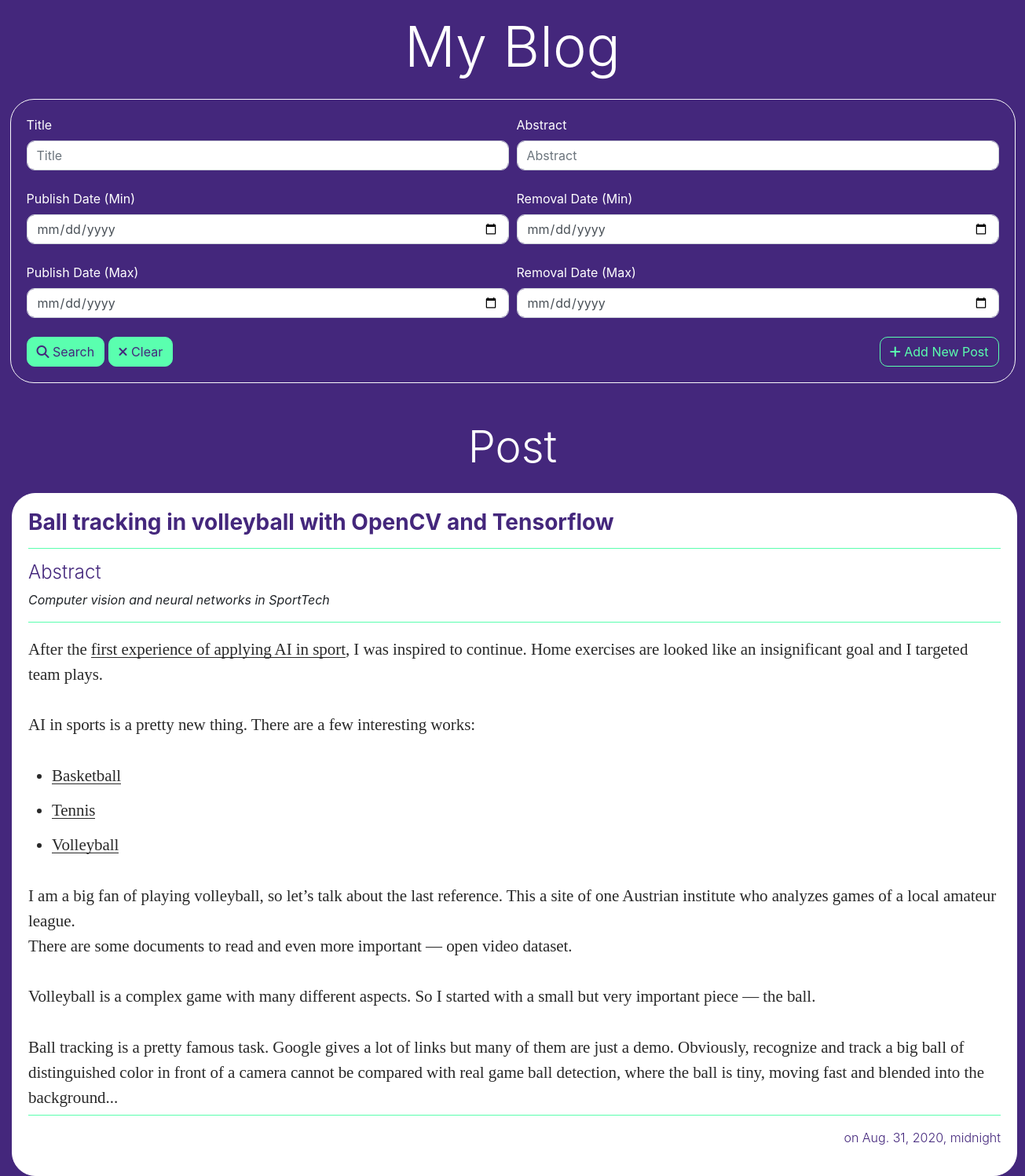
Page /blogs/2/ on the earlier database version.
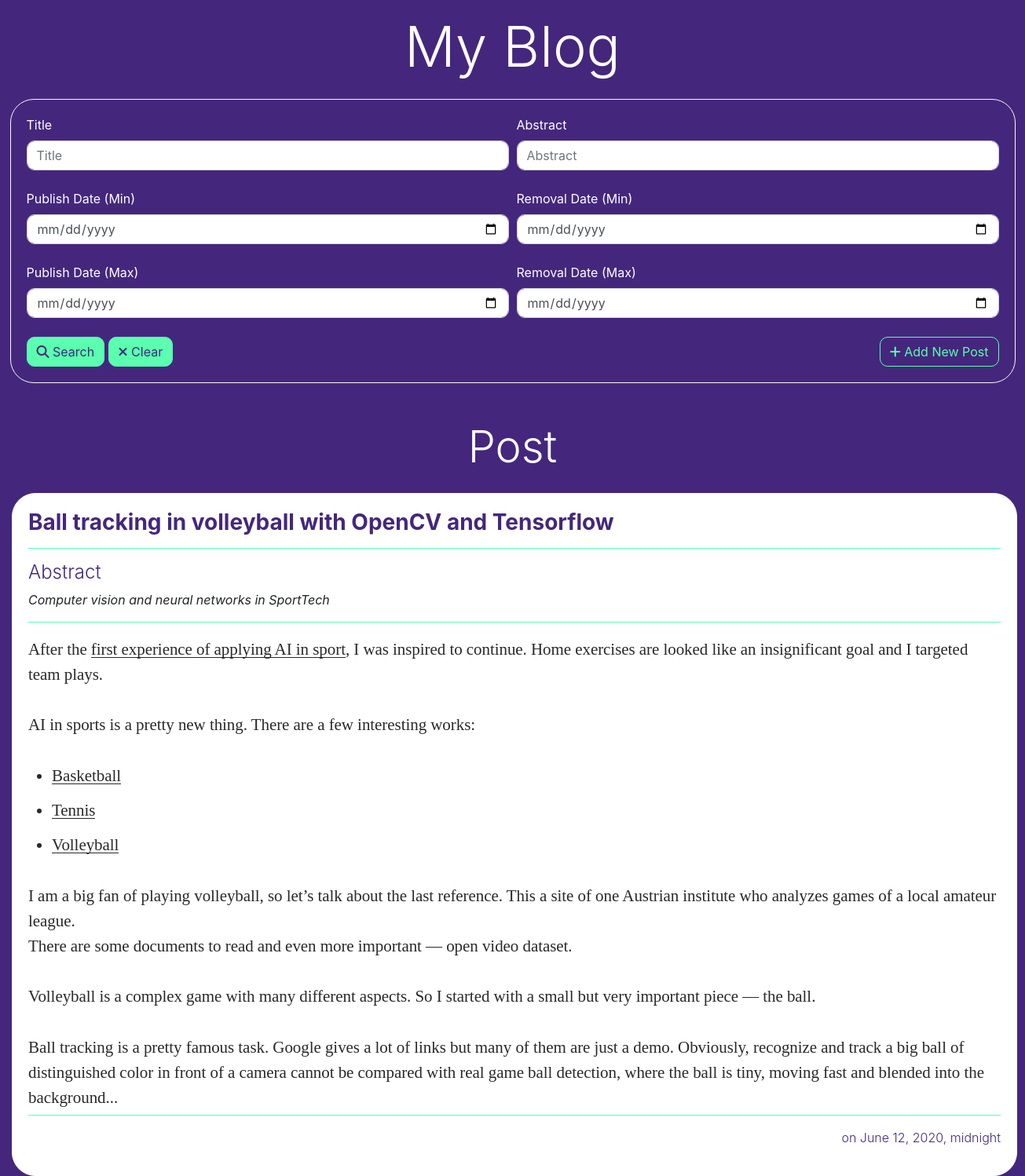
Same page on the later database version.
### blogs/models.py (models this page shows, shortened)
class Blog(models.Model):
    title = models.CharField(max_length=100)
    slug = models.SlugField()
    abstract = models.TextField()
    body = models.TextField()
    publish_date = models.DateTimeField(auto_now_add=True)
    removal_date = models.DateTimeField(null=True, blank=True)

### blogs/templates/blogs/post.html
{% extends "blogs/homepage.html" %}
{% block content %}
<h3 class="text-center display-4 mt-n3 pb-3" style="color:white">Post</h3>
<div class="card border-white mx-auto mb-5" style="width: 80rem; background-color:white; border-radius: 30px;">
  <div class="card-body">
    <h3><b style="color:#44277C">{{blog.title}}</b></h3>
    <hr style="border-color:#5AFFAF"/>
    <h4 class="font-weight-light" style="color:#44277C">Abstract</h4>
    <p class="font-italic">{{blog.abstract}}</p>
    <hr style="border-color:#5AFFAF"/>
    <p style="color:#44277C" id="bodytext">{{blog.body|safe}}</p>
    <hr style="border-color:#5AFFAF"/>
    <p class="font-weight-light float-right" style="color:#44277C">on {{blog.publish_date}}</p>
  </div>
</div>
{% endblock %}

### blogs/templates/blogs/homepage.html (shortened to what this page needs)
<!DOCTYPE html>
<html lang="en" dir="ltr">
  <head>
    {% load static %}
    <link rel="stylesheet" href="{% static 'blogs/css/bootstrap.min.css' %}" type = "text/css"/>
    <link type="text/css" href="https://cdn.jsdelivr.net/npm/summernote@0.8.18/dist/summernote-bs4.min.css" rel="stylesheet">
    <link type="text/css" href="https://cdn.datatables.net/1.10.21/css/jquery.dataTables.min.css" rel="stylesheet">
    <link type="text/css" href="https://cdn.datatables.net/1.10.21/css/dataTables.bootstrap4.min.css" rel="stylesheet">
  </head>
  <body>
    <h2 class="text-center display-3 pt-3 pb-3" style="color:white">My Blog</h1>
    <div class="card border-light mb-3 mx-auto" style="width: 80rem; background-color: #44277C; border-radius: 30px;">
      <div class="card-body">
        <form action="/search/" method="get">
          <div class="form-row justify-content-center">
            <div class="col-md-6">
              <label for="validationTitle" style="color:white">Title</label>
              {% if not query_list or query_list.title == "" %}
                <input type="search" class="form-control" id="validationTitle" name="title" placeholder="Title" size="50" style="border-radius:10px;">
              {% else %}
                <input type="search" class="form-control" id="validationTitle" name="title" value="{{query_list.title}}" size="50" style="border-radius:10px;">
              {% endif %}
              <br/>
              <label for="validationPublishDateMin" style="color:white">Publish Date (Min)</label>
              {% if not query_list or query_list.publish_date_min == None %}
                <input type="date" class="form-control" id="validationPublishDateMin" name="publish_date_min" placeholder="Publish Date (Min)" size="50" style="border-radius:10px;">
              {% else %}
                <input type="date" class="form-control" id="validationPublishDateMin" name="publish_date_min" value="{{query_list.publish_date_min}}" size="50" style="border-radius:10px;">
              {% endif %}
              <br/>
              <label for="validationPublishDateMax" style="color:white">Publish Date (Max)</label>
              {% if not query_list or query_list.publish_date_max == None %}
                <input type="date" class="form-control" id="validationPublishDateMax" name="publish_date_max" placeholder="Publish Date (Max)" size="50" style="border-radius:10px;">
              {% else %}
                <input type="date" class="form-control" id="validationPublishDateMax" name="publish_date_max" value="{{query_list.publish_date_max}}" size="50" style="border-radius:10px;">
              {% endif %}
            </div>
            <div class="col-md-6">
              <label for="validationAbstract" style="color:white">Abstract</label>
              {% if not query_list or query_list.abstract == "" %}
                <input type="search" class="form-control" id="validationAbstract" name="abstract" placeholder="Abstract" size="50" style="border-radius:10px;">
              {% else %}
                <input type="search" class="form-control" id="validationAbstract" name="abstract" value="{{query_list.abstract}}" size="50" style="border-radius:10px;">
              {% endif %}
              <br/>
              <label for="validationRemovalDateMin" style="color:white">Removal Date (Min)</label>
              {% if not query_list or query_list.removal_date_min == None %}
                <input type="date" class="form-control" id="validationRemovalDateMin" name="removal_date_min" placeholder="Removal Date (Min)" size="50" style="border-radius:10px;">
              {% else %}
                <input type="date" class="form-control" id="validationRemovalDateMin" name="removal_date_min" value="{{query_list.removal_date_min}}" size="50" style="border-radius:10px;">
              {% endif %}
              <br/>
              <label for="validationRemovalDateMax" style="color:white">Removal Date (Max)</label>
              {% if not query_list or query_list.removal_date_max == None %}
                <input type="date" class="form-control" id="validationRemovalDateMax" name="removal_date_max" placeholder="Removal Date (Max)" size="50" style="border-radius:10px;">
              {% else %}
                <input type="date" class="form-control" id="validationRemovalDateMax" name="removal_date_max" value="{{query_list.removal_date_max}}" size="50" style="border-radius:10px;">
              {% endif %}
            </div>
          </div>
          <button type="submit" class="btn btn-dark" style="background-color:#5AFFAF; color:#44277C; border-radius:10px; border-color:#5AFFAF"><i class="fas fa-search"></i> Search</button>
          <button type="button" onclick="customReset()" class="btn btn-dark" style="background-color:#5AFFAF; color:#44277C; border-radius:10px; border-color:#5AFFAF"><i class="fas fa-times"></i> Clear</button>
          <button type="button" data-toggle="modal" data-target="#addPost" class="btn btn-dark float-right" style="background-color:#44277C; color:#5AFFAF; border-radius:10px; border-color:#5AFFAF;"><i class="fas fa-plus"></i> Add New Post</a>
        </form>
      </div>
    </div>
    <div class='container-fluid'>
    <br><br>
       {% block content %}
       {% endblock %}
    </div>
  </body>
</html>

### blogs/templates/blogs/homepage.html (style rules this page uses)
html, body { background-color: #44277C; height:100% }

Differences in the rows shown:
changed Blog "Ball tracking in volleyball with OpenCV and Tensorflow": publish_date "Aug. 31, 2020, midnight" → "June 12, 2020, midnight"
